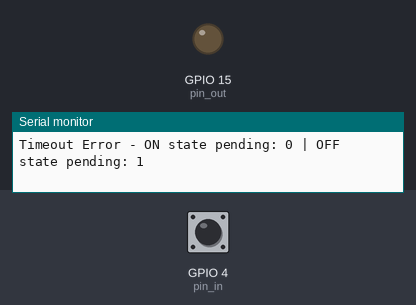
A program run on a simulated ESP32-S3. Parts: output pins drawn as LEDs (lit = HIGH), the last lines printed to the serial monitor. The test bench sets the inputs (shaded band); at power-on: GPIO 4 (pin_in) HIGH.

Above: at 1.2 s.
1.3 s: GPIO 4 (pin_in) pulsed LOW 5 times (0.12 s each, 0.3 s apart)
At 3.8 s:
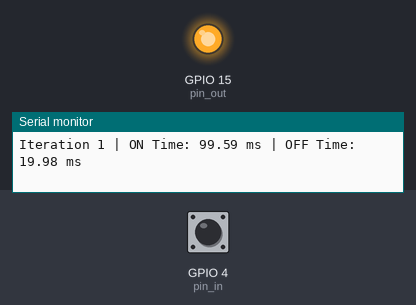
Timing chart, 0 to 10.3 s (numbered marks = the images above; inputs shaded):
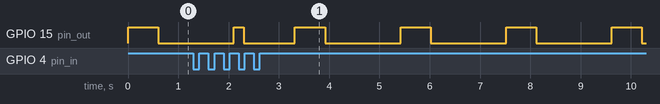

The program:

main.cpp
```cpp
#include <Arduino.h>

namespace Parameters {
  constexpr uint8_t pin_in = 4;
  constexpr uint8_t pin_out = 15;
  constexpr uint8_t n_iter = 10;
};

volatile uint32_t trigger_time = 0;
volatile uint32_t on_time_us = 0;
volatile uint32_t off_time_us = 0;

volatile bool waiting_for_on = false;
volatile bool waiting_for_off = false;

void IRAM_ATTR pin4Interrupt() {
  uint32_t now = micros();

  // Verify pin state directly to prevent contact bounce from triggering the wrong state
  if (waiting_for_on && digitalRead(Parameters::pin_in) == LOW) {
    on_time_us = now - trigger_time;
    waiting_for_on = false;
  }
  else if (waiting_for_off && digitalRead(Parameters::pin_in) == HIGH) {
    off_time_us = now - trigger_time;
    waiting_for_off = false;
  }
}

void setup() {
  Serial.begin(115200);
  pinMode(Parameters::pin_in, INPUT_PULLUP);
  pinMode(Parameters::pin_out, OUTPUT);
  digitalWrite(Parameters::pin_out, LOW); // Transistor OFF -> Relay OFF

  attachInterrupt(digitalPinToInterrupt(Parameters::pin_in), pin4Interrupt, CHANGE);
}

void loop() {
  static uint8_t iter_count = 0;
  static uint64_t total_on_time_us = 0;
  static uint64_t total_off_time_us = 0;

  // --- 1. Measure TURN ON Time ---
  waiting_for_off = false;
  waiting_for_on = true;
  trigger_time = micros();
  digitalWrite(Parameters::pin_out, HIGH); // Drive Transistor ON -> Relay ON

  uint32_t timeout_start = millis();
  while (waiting_for_on && (millis() - timeout_start < 500)) {
    // Wait for ON interrupt
  }

  // Mandatory pause to let contacts settle after initial impact bounce
  delay(100);

  // --- 2. Measure TURN OFF Time ---
  waiting_for_on = false;
  waiting_for_off = true;
  trigger_time = micros();
  digitalWrite(Parameters::pin_out, LOW); // Drive Transistor OFF -> Relay OFF

  timeout_start = millis();
  while (waiting_for_off && (millis() - timeout_start < 500)) {
    // Wait for OFF interrupt
  }

  // --- 3. Process & Display Results ---
  if (!waiting_for_on && !waiting_for_off) {
    total_on_time_us += on_time_us;
    total_off_time_us += off_time_us;
    iter_count++;

    float on_ms = on_time_us / 1000.0f;
    float off_ms = off_time_us / 1000.0f;

    Serial.print("Iteration ");
    Serial.print(iter_count);
    Serial.print(" | ON Time: ");
    Serial.print(on_ms, 2);
    Serial.print(" ms | OFF Time: ");
    Serial.print(off_ms, 2);
    Serial.println(" ms");
  } else {
    Serial.print("Timeout Error - ON state pending: ");
    Serial.print(waiting_for_on);
    Serial.print(" | OFF state pending: ");
    Serial.println(waiting_for_off);
  }

  // Print overall averages once batch finishes
  if (iter_count >= Parameters::n_iter) {
    float avg_on_ms = (float)total_on_time_us / (Parameters::n_iter * 1000.0f);
    float avg_off_ms = (float)total_off_time_us / (Parameters::n_iter * 1000.0f);

    Serial.println("\n**********");
    Serial.print("Mean ON time (");
    Serial.print(Parameters::n_iter);
    Serial.print(" iterations): ");
    Serial.print(avg_on_ms, 2);
    Serial.println(" ms");

    Serial.print("Mean OFF time (");
    Serial.print(Parameters::n_iter);
    Serial.print(" iterations): ");
    Serial.print(avg_off_ms, 2);
    Serial.println(" ms");
    Serial.println("**********\n");

    total_on_time_us = 0;
    total_off_time_us = 0;
    iter_count = 0;
  }

  delay(1000);
}
```
